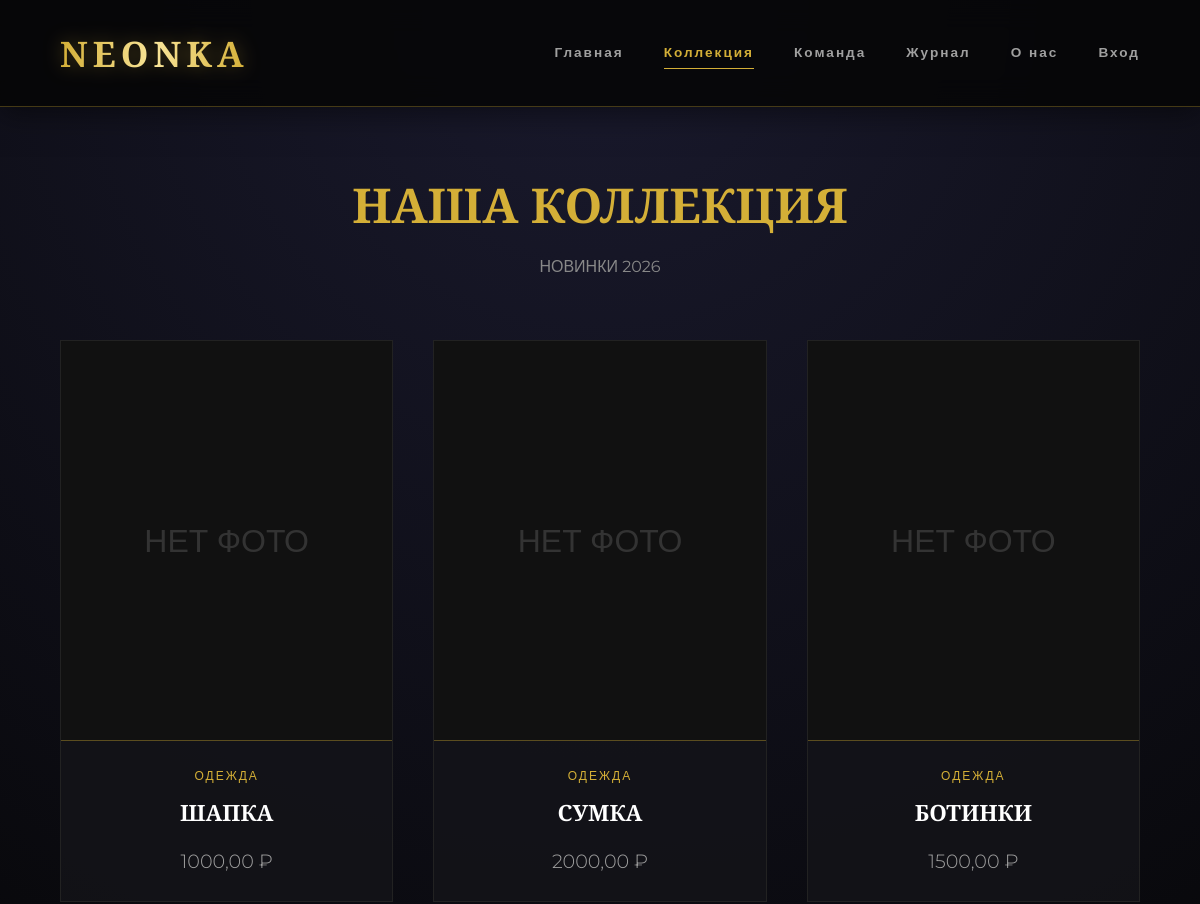
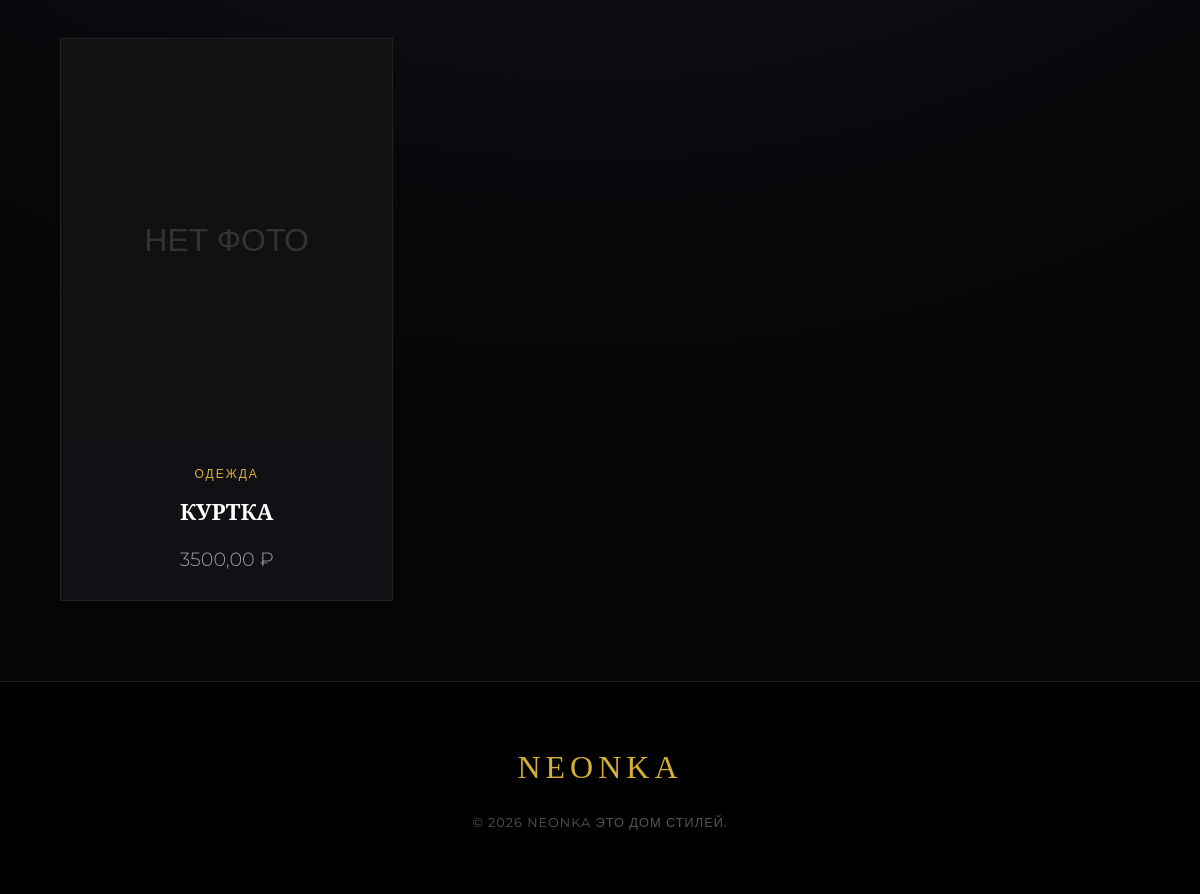
Screenshot of /products/ with the database file from the repository (2 pictures, top to bottom).
### shop/models.py (models this page shows, shortened)
class Product(models.Model):
    category = models.ForeignKey(Category, on_delete=models.CASCADE, related_name='products')
    name = models.CharField(max_length=200, verbose_name="Название товара")
    price = models.DecimalField(max_digits=10, decimal_places=2, verbose_name="Цена")
    description = models.TextField(blank=True, null=True, verbose_name="Описание")
    image = models.ImageField(upload_to='products/', blank=True, null=True, verbose_name="Фотография")
    created_at = models.DateTimeField(auto_now_add=True)

class Category(models.Model):
    name = models.CharField(max_length=100, verbose_name="Название категории")
    class Meta:
        verbose_name_plural = "Категории"

### shop/views.py (the view)
# urls.py: path('products/', views.product_list, name='products'),
def product_list(request):
    products = Product.objects.select_related('category').order_by('-created_at')
    categories = Category.objects.all()
    return render(request, 'shop/products.html', {
        'products': products,
        'categories': categories
    })

### shop/templates/shop/products.html (shortened to what this page needs)
{% load static %}
<!DOCTYPE html>
<html lang="ru">
<head>
    <link rel="stylesheet" href="{% static 'css/style.css' %}">
</head>
<body>
    <div class="header">
        <div class="logo"><a href="{% url 'home' %}"><p>NEONKA</p></a></div>
        <div class="menu">
            <a href="{% url 'home' %}">Главная</a>
            <a href="{% url 'products' %}" class="active">Коллекция</a>
            <a href="{% url 'team' %}">Команда</a>
            <a href="{% url 'blog' %}">Журнал</a>
            <a href="{% url 'about' %}">О нас</a>
            <a href="{% url 'login' %}">Вход</a>
        </div>
    </div>
    <main>
        <div class="products-header">
            <h2>НАША КОЛЛЕКЦИЯ</h2>
            <p style="color:#888;">НОВИНКИ 2026</p>
        </div>
        {% if products %}
        <div class="product-grid">
            {% for product in products %}
            <div class="product-card">
                <div class="product-image-wrap">
                    {% if product.image %}
                        <img src="{{ product.image.url }}" alt="{{ product.name }}">
                    {% else %}
                        <div style="width:100%; height:100%;
                         display:flex; align-items:center;
                         justify-content:center; color:#333;
                         font-size:2rem;">НЕТ ФОТО</div>
                    {% endif %}
                </div>
                <div class="product-info">
                    <span class="product-cat">{{ product.category.name }}</span>
                    <h3 class="product-name">{{ product.name }}</h3>
                    <span class="product-price">{{ product.price }} ₽</span>
                </div>
            </div>
            {% endfor %}
        </div>
        {% else %}
        <p style="text-align:center;
         color:#666;
         padding: 50px;">Коллекция пополняется...</p>
        {% endif %}
    </main>
    <footer>
        <div class="footer-logo">NEONKA</div>
        <p class="footer-copy">&copy; 2026 NEONKA ЭТО ДОМ СТИЛЕЙ.</p>
    </footer>
</body>
</html>

### shop/static/css/style.css (style rules this page uses)
:root { --bg-dark: #050505; --bg-card: rgba(20, 20, 25, 0.8); --gold-main: #d4af37; --gold-light: #f9e599; --text-white: #ffffff; --text-gray: #a0a0a0; --border-gold: rgba(212, 175, 55, 0.3); }
* { margin: 0; padding: 0; box-sizing: border-box; }
body { background-color: var(--bg-dark); color: var(--text-white); font-family: 'Montserrat', sans-serif; overflow-x: hidden; line-height: 1.6; }
h1, h2, h3, .logo p, .btn-luxury { font-family: 'Cinzel', serif; text-transform: uppercase; }
a { text-decoration: none; color: inherit; transition: all 0.4s cubic-bezier(0.25, 0.8, 0.25, 1); }
body::before { content: ''; position: fixed; top: 0; left: 0; width: 100%; height: 100%; background: radial-gradient(circle at 50% 0%, #1a1a2e 0%, #050505 70%); z-index: -1; pointer-events: none; }
.header { display: flex; justify-content: space-between; align-items: center; padding: 25px 5%; background: rgba(5, 5, 5, 0.85); backdrop-filter: blur(15px); -webkit-backdrop-filter: blur(15px); border-bottom: 1px solid var(--border-gold); position: sticky; top: 0; z-index: 1000; box-shadow: 0 5px 30px rgba(0,0,0,0.5); }
.logo p { font-size: 2.2rem; font-weight: 700; letter-spacing: 5px; background: linear-gradient(to right, var(--gold-main), var(--gold-light), var(--gold-main)); -webkit-background-clip: text; -webkit-text-fill-color: transparent; filter: drop-shadow(0 0 10px rgba(212, 175, 55, 0.4)); }
.menu { display: flex; gap: 40px; }
.menu a { color: var(--text-gray); font-size: 0.85rem; letter-spacing: 2px; font-weight: 600; position: relative; }
.menu a:hover, .menu a.active { color: var(--gold-main); }
.menu a::after { content: ''; position: absolute; bottom: -5px; left: 0; width: 0%; height: 1px; background: var(--gold-main); transition: width 0.3s ease; }
.menu a:hover::after, .menu a.active::after { width: 100%; }
.products-header { text-align: center; padding: 60px 20px; }
.products-header h2 { font-size: 3rem; color: var(--gold-main); margin-bottom: 10px; }
.product-grid { display: grid; grid-template-columns: repeat(auto-fill, minmax(320px, 1fr)); gap: 40px; padding: 0 5% 80px; max-width: 1400px; margin: 0 auto; }
.product-card { background: var(--bg-card); border: 1px solid #222; position: relative; transition: 0.3s; }
.product-image-wrap { height: 400px; overflow: hidden; position: relative; background: #111; }
.product-info { padding: 25px; text-align: center; }
.product-cat { font-size: 0.75rem; color: var(--gold-main); text-transform: uppercase; letter-spacing: 2px; margin-bottom: 10px; display: block; }
.product-name { font-size: 1.4rem; color: #fff; margin-bottom: 15px; font-family: 'Cinzel', serif; }
.product-price { font-size: 1.2rem; color: var(--text-gray); font-weight: 300; }
footer { background: #000; padding: 60px 20px; text-align: center; border-top: 1px solid #222; }
.footer-logo { font-size: 2rem; color: var(--gold-main); font-family: 'Cinzel', serif; margin-bottom: 20px; letter-spacing: 5px; }
.footer-copy { color: #555; font-size: 0.8rem; letter-spacing: 1px; }

### rows the page displays
Product: image "НЕТ ФОТО", category.name "ОДЕЖДА", name "ШАПКА", price "1000,00"
Product: image "НЕТ ФОТО", category.name "ОДЕЖДА", name "СУМКА", price "2000,00"
Product: image "НЕТ ФОТО", category.name "ОДЕЖДА", name "БОТИНКИ", price "1500,00"
Product: image "НЕТ ФОТО", category.name "ОДЕЖДА", name "КУРТКА", price "3500,00"
